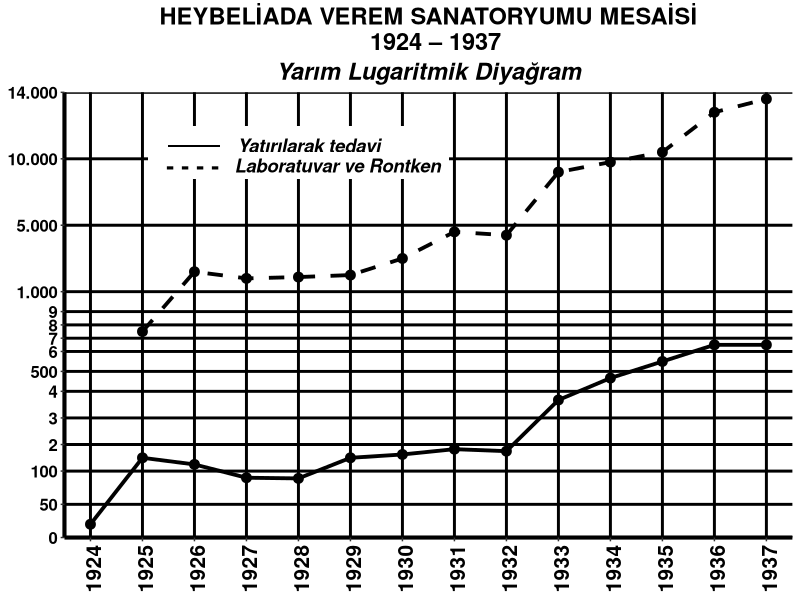

This figure's R source:
Sys.setlocale(locale = "Turkish")
library(ggplot2)
tarih <- seq(1924,1937)
miktar <- c(20,120,110,90,89,120,125,133,130,207,240,265,290,290)
miktar2 <- c(NA,310,400,390,392,395,420,460,455,550,565,580,640,660)
verem <- data.frame(tarih,miktar,miktar2)
ggplot(verem, aes(x=tarih)) +
  geom_line(aes(y=miktar), size=1.3) + geom_point(aes(y=miktar), size=3)+
  geom_line(aes(y=miktar2), size=1.3, linetype="dashed") + geom_point(aes(y=miktar2), size=3) +
  labs(title = "HEYBELİADA VEREM SANATORYUMU MESAİSİ
  1924 \U2013 1937",
       subtitle = "Yarım Lugaritmik Diyağram") +
  theme_classic() +
  theme(panel.grid.major = element_line(colour = "black", size = 1)) +
  theme(plot.title = element_text(hjust = 0.5, size = 17, face = "bold")) +
  theme(plot.subtitle = element_text(hjust = 0.5, size = 17, face = "bold.italic")) +
  theme(axis.title = element_blank())  +
  theme(axis.text.x = element_text(size=15, face="bold", vjust = 0.7, hjust = 1.2, angle = 90, colour = "black")) +
  theme(axis.text.y = element_text(size=12, face="bold", colour = "black")) +
  theme(axis.line.x = element_line(size = 1.4)) +
  theme(axis.line.y = element_line(size = 1.4)) +
  
  scale_x_continuous(
    limits = c(1924,1937),
    breaks = seq(1924,1937),
    labels = c("1924","1925","1926","1927","1928","1929","1930","1931","1932","1933","1934","1935","1936","1937"),
    expand = c(0,0.5)
  ) +
  scale_y_continuous(
    limits = c(0,670),
    breaks = c(0,50,100,140,180,220,250,280,300,320,340,370,470,570,670),
    labels = c("0","50","100","2","3","4","500","6","7","8","9","1.000","5.000","10.000","14.000"),
    expand = c(0,0)
  ) +
  annotate(geom="rect", xmin = 1925.1, xmax = 1930.9, ymin = 540, ymax = 620, fill = "white" ) +
  annotate(geom="text", x=1928.2,y=590,label="Yatırılarak tedavi", size= 4.7, fontface="bold.italic") +
  annotate(geom="rect", xmin = 1925.5, xmax = 1926.5, ymin = 588, ymax = 590, fill = "black" ) +
  annotate(geom="text", x=1928.8,y=560,label="Laboratuvar ve Rontken ", size= 4.7, fontface="bold.italic") +
  annotate(geom="text", x=1926.1,y=560,label="- - - -  ", size= 6, fontface="bold")
